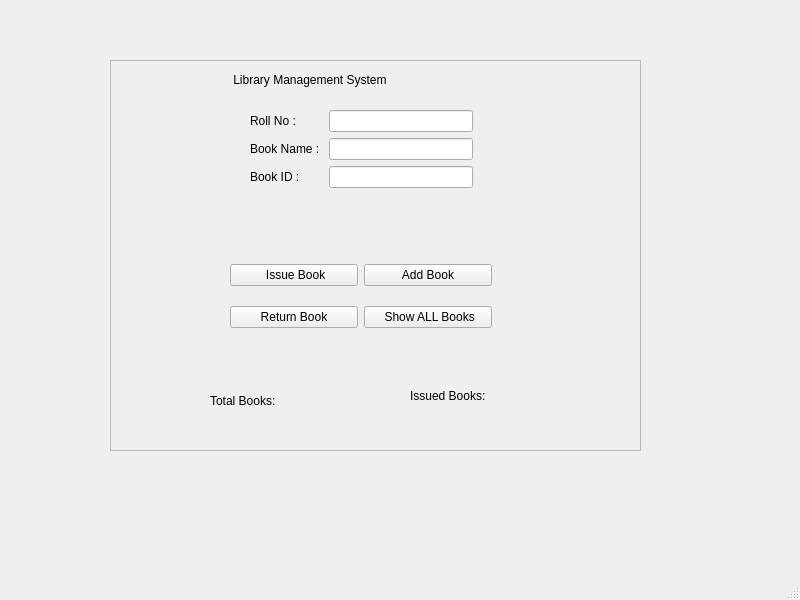
<?xml version="1.0" encoding="UTF-8"?>
<ui version="4.0">
 <class>MainWindow</class>
 <widget class="QMainWindow" name="MainWindow">
  <property name="geometry">
   <rect>
    <x>0</x>
    <y>0</y>
    <width>800</width>
    <height>600</height>
   </rect>
  </property>
  <property name="windowTitle">
   <string>MainWindow</string>
  </property>
  <property name="styleSheet">
   <string notr="true"/>
  </property>
  <widget class="QWidget" name="centralwidget">
   <widget class="QFrame" name="frame">
    <property name="geometry">
     <rect>
      <x>110</x>
      <y>60</y>
      <width>531</width>
      <height>391</height>
     </rect>
    </property>
    <property name="styleSheet">
     <string notr="true">QWidget#centralwidget {
    background-color: #eef0f3;
}</string>
    </property>
    <property name="frameShape">
     <enum>QFrame::StyledPanel</enum>
    </property>
    <property name="frameShadow">
     <enum>QFrame::Raised</enum>
    </property>
    <widget class="QWidget" name="">
     <property name="geometry">
      <rect>
       <x>120</x>
       <y>190</y>
       <width>262</width>
       <height>93</height>
      </rect>
     </property>
     <layout class="QGridLayout" name="gridLayout">
      <item row="0" column="0">
       <widget class="QPushButton" name="pushButton">
        <property name="text">
         <string> Issue Book</string>
        </property>
       </widget>
      </item>
      <item row="0" column="1">
       <widget class="QPushButton" name="pushButtonAdd">
        <property name="text">
         <string>Add Book</string>
        </property>
       </widget>
      </item>
      <item row="1" column="0">
       <widget class="QPushButton" name="pushButtonReturn">
        <property name="text">
         <string>Return Book</string>
        </property>
       </widget>
      </item>
      <item row="1" column="1">
       <widget class="QPushButton" name="pushButtonShow">
        <property name="text">
         <string> Show ALL Books</string>
        </property>
       </widget>
      </item>
     </layout>
    </widget>
    <widget class="QLabel" name="label">
     <property name="geometry">
      <rect>
       <x>110</x>
       <y>10</y>
       <width>271</width>
       <height>20</height>
      </rect>
     </property>
     <property name="styleSheet">
      <string notr="true"/>
     </property>
     <property name="text">
      <string>    Library Management System</string>
     </property>
    </widget>
    <widget class="QWidget" name="">
     <property name="geometry">
      <rect>
       <x>140</x>
       <y>50</y>
       <width>223</width>
       <height>124</height>
      </rect>
     </property>
     <layout class="QFormLayout" name="formLayout">
      <item row="0" column="0">
       <widget class="QLabel" name="label_2">
        <property name="text">
         <string>Roll No : </string>
        </property>
       </widget>
      </item>
      <item row="0" column="1">
       <widget class="QLineEdit" name="lineEdit"/>
      </item>
      <item row="1" column="0">
       <widget class="QLabel" name="label_3">
        <property name="text">
         <string>Book Name : </string>
        </property>
       </widget>
      </item>
      <item row="1" column="1">
       <widget class="QLineEdit" name="lineEdit_2"/>
      </item>
      <item row="2" column="0">
       <widget class="QLabel" name="label_4">
        <property name="text">
         <string>Book ID :</string>
        </property>
       </widget>
      </item>
      <item row="2" column="1">
       <widget class="QLineEdit" name="lineEditBookID"/>
      </item>
     </layout>
    </widget>
    <widget class="QLabel" name="labelTotalBooks">
     <property name="geometry">
      <rect>
       <x>100</x>
       <y>320</y>
       <width>141</width>
       <height>41</height>
      </rect>
     </property>
     <property name="text">
      <string>Total Books: </string>
     </property>
    </widget>
    <widget class="QLabel" name="labelIssuedBooks">
     <property name="geometry">
      <rect>
       <x>300</x>
       <y>320</y>
       <width>151</width>
       <height>31</height>
      </rect>
     </property>
     <property name="styleSheet">
      <string notr="true"/>
     </property>
     <property name="text">
      <string>Issued Books: </string>
     </property>
    </widget>
   </widget>
  </widget>
  <widget class="QMenuBar" name="menubar">
   <property name="geometry">
    <rect>
     <x>0</x>
     <y>0</y>
     <width>800</width>
     <height>25</height>
    </rect>
   </property>
  </widget>
  <widget class="QStatusBar" name="statusbar"/>
 </widget>
 <resources/>
 <connections/>
</ui>
